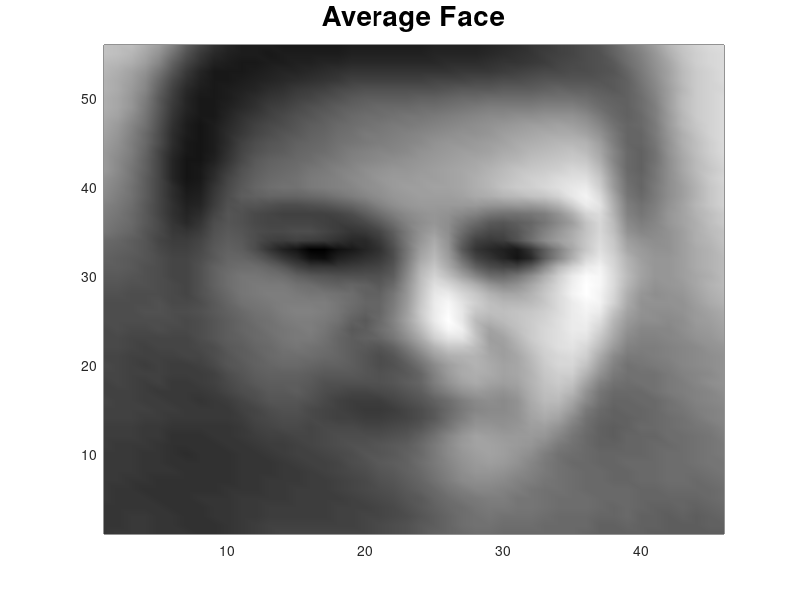
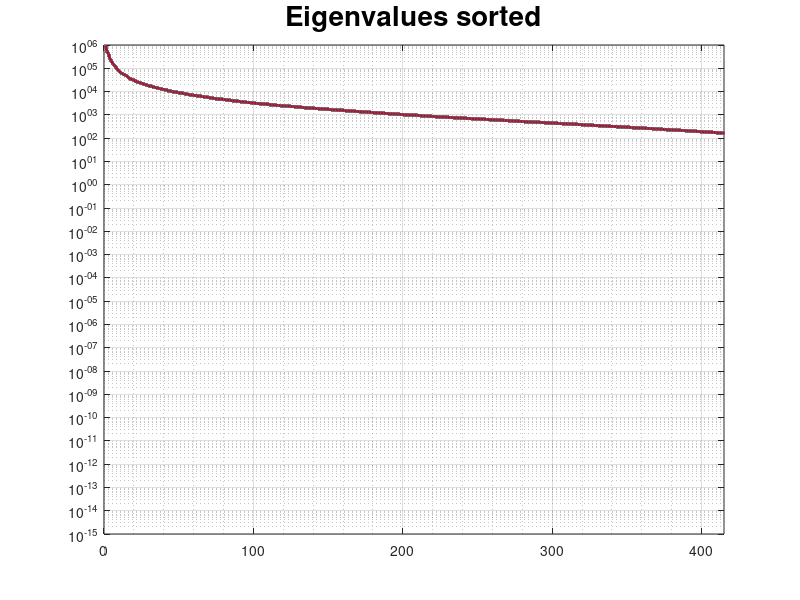
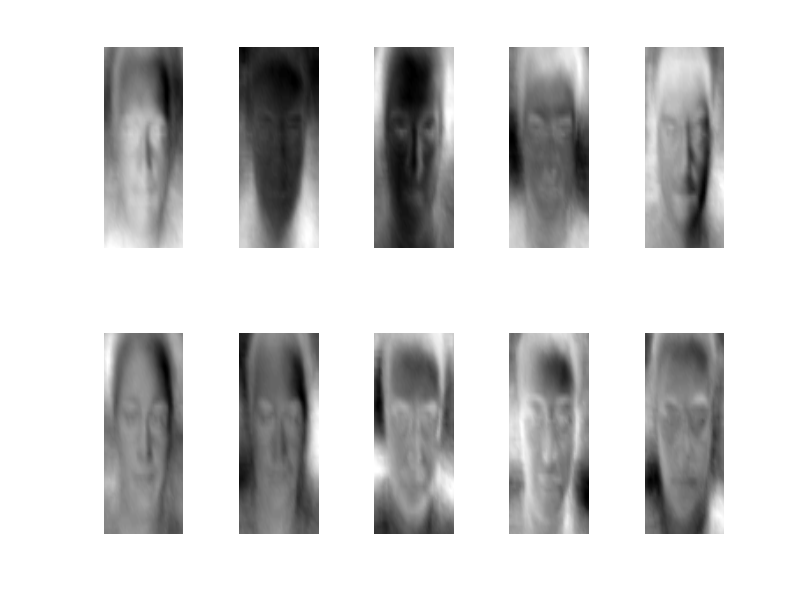

The MATLAB source for these figures, in order:
%%

% clean up
clc
close all
clear variables

% load partitioned data
load Separated_Data.mat

% change showPlots to 1 to get images
showPlots = true;

%% Normalise and plot mean face

faceW = 46; faceH = 56;

% subtract mean face from training faces
meanFace = mean(training,2);
trainingNorm = training - meanFace;

meanFace_matrix = zeros(faceH, faceW, 'double');

% plot mean face
if showPlots == true
    figure(1)
    for i = 1:faceW %extract image one line at a time
        lineStart = (i-1)*faceH + 1;
        lineEnd = i*faceH;
        meanFace_matrix(1:faceH,i) = rot90(meanFace(lineStart:lineEnd), 2);
    end
    
    h = pcolor(meanFace_matrix);
    set(h,'edgecolor','none');
    colormap gray
    shading interp
    title('Average Face','fontsize',20)
end

%% Do math and all

% Calculate Covariance Matrix
N = size(trainingNorm, 2);
faceCov = (trainingNorm*trainingNorm')/N;

% Find eigenvalues and eigenvectors, D is a diagonal matrix - pointless
[V,D] = eig(faceCov);

eigVals = D * ones(length(D))'; % move D into an array

%% plot eig vals

% Plot all eigenvalues sorted. Number of non-zero eigenvalues should be N -
% 1, where N is number of training data (416 in this case)
if showPlots == true
    figure(2)
    plot(sort(eigVals,'descend'),'linewidth',2)
    set(gca,'YScale','log')
    title('Eigenvalues sorted','fontsize',20)
    xlim([0 415])
    grid on
    grid minor
end

%% get M best eigenvectors/values

% technically the eigenvalues are presorted in the ascending order. But
% just to be sure sort them again
M = 50;
[sortedEigs,sortedIdxList] = sort(eigVals,'descend');
bestIdxList = sortedIdxList(1:M);
eigVals_best = sortedEigs(1:M); % extract top M eigenvalues
eigVecs_best = V(:,bestIdxList); % extract best M eigenvectors

%% plot 10 eigenfaces

eigFace = zeros(faceH, faceW, 10, 'double');
if showPlots == true
    figure(3)
    for j = 1:10
        for i = 1:faceW %extract image one line at a time
            lineStart = (i-1)* faceH + 1;
            lineEnd = i*faceH;
            eigFace(1:faceH,i,j) = rot90(eigVecs_best(lineStart:lineEnd,j), 2);
        end
        subplot(2,5,j)
        h = pcolor(eigFace(:,:,j));
        set(h,'edgecolor','none');
        colormap gray
        shading interp
        set(findobj(gcf, 'type','axes'), 'Visible','off')
    end
end
